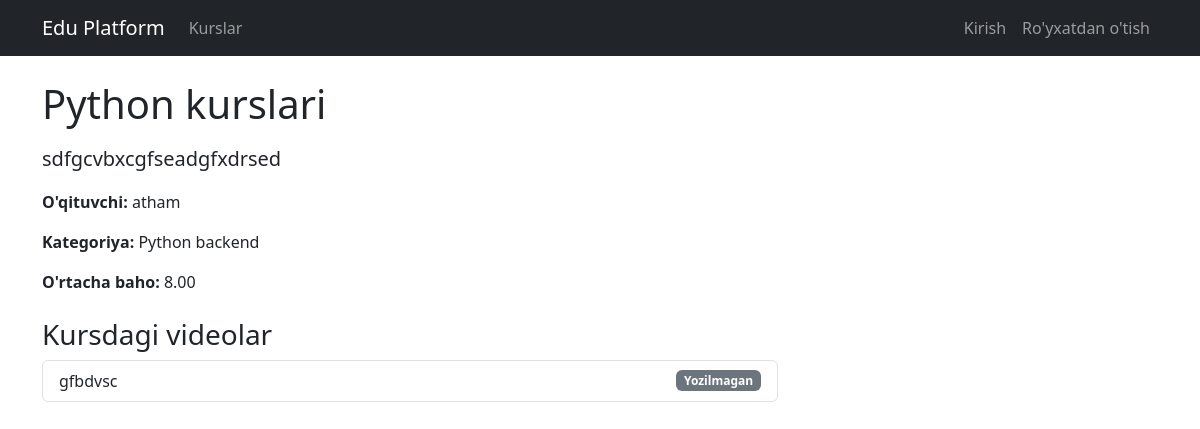
The page /courses/1/ on the database its author committed.
### api/models.py (models this page shows, shortened)
class Course(models.Model):
    title = models.CharField(max_length=200)
    description = models.TextField()
    teacher = models.ForeignKey(User, on_delete=models.CASCADE, limit_choices_to={'role': 'teacher'},
                                related_name='courses')
    category = models.ForeignKey(Category, on_delete=models.CASCADE)
    created_at = models.DateTimeField(auto_now_add=True)
    updated_at = models.DateTimeField(auto_now=True)

class User(AbstractUser):
    ROLE_CHOICES = (
        ('admin', 'Admin'),
        ('teacher', 'Teacher'),
        ('student', 'Student'),
    )
    role = models.CharField(max_length=10, choices=ROLE_CHOICES, default='student')
    def __str__(self):
        return self.username

class Category(models.Model):
    name = models.CharField(max_length=100)
    slug = models.SlugField(unique=True)
    def __str__(self):
        return self.name

class Video(models.Model):
    course = models.ForeignKey(Course, on_delete=models.CASCADE, related_name='videos')
    title = models.CharField(max_length=200)
    video_file = models.FileField(upload_to='course_videos/')

### web/views.py (the view)
# urls.py: path('courses/<int:pk>/', views.CourseDetailView.as_view(), name='course_detail'),
class CourseDetailView(DetailView):
    model = Course
    template_name = 'course_detail.html'
    context_object_name = 'course'
    def get_context_data(self, **kwargs):
        context = super().get_context_data(**kwargs)
        course = self.get_object()
        context['videos'] = course.videos.all()
        context['rating_form'] = RatingForm()
        rating_data = Rating.objects.filter(course=course).aggregate(avg_rating=Avg('rating'))
        context['average_rating'] = rating_data.get('avg_rating', None)
        is_enrolled = False
        if self.request.user.is_authenticated and self.request.user.role == 'student':
            is_enrolled = Enrollment.objects.filter(student=self.request.user, course=course).exists()
        context['is_enrolled'] = is_enrolled
        return context

### templates/course_detail.html (shortened to what this page needs)
{% extends 'base.html' %}
{% block content %}
    <div class="row">
        <div class="col-md-8">
            <h1 class="mb-3">{{ course.title }}</h1>
            <p class="lead">{{ course.description }}</p>
            <p><strong>O'qituvchi:</strong> {{ course.teacher }}</p>
            <p><strong>Kategoriya:</strong> {{ course.category }}</p>
            <p><strong>O'rtacha baho:</strong> {{ average_rating|floatformat:2|default:"Baho berilmagan" }}</p>
            <h3 class="mt-4">Kursdagi videolar</h3>
            <ul class="list-group">
                {% for video in videos %}
                    <li class="list-group-item d-flex justify-content-between align-items-center">
                        {{ video.title }}
                        {% if is_enrolled %}
                            <a href="{% url 'view_video' video.id %}" class="btn btn-sm btn-primary">Videoni ko'rish</a>
                        {% else %}
                             <span class="badge bg-secondary">Yozilmagan</span>
                        {% endif %}
                    </li>
                {% empty %}
                    <li class="list-group-item">Hali videolar qo'shilmagan.</li>
                {% endfor %}
            </ul>
        </div>
    </div>
{% endblock %}

### rows shown on the page
Course: title "Python kurslari", description "sdfgcvbxcgfseadgfxdrsed", teacher "atham", category "Python backend"
Video: title "gfbdvsc"

### other values the page prints
{{ average_rating|floatformat:2|default:"Baho berilmagan" }} "8.00"
